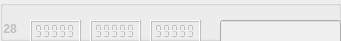
             <widget class="QGroupBox" name="markerBox_28">
              <property name="enabled">
               <bool>false</bool>
              </property>
              <property name="geometry">
               <rect>
                <x>0</x>
                <y>190</y>
                <width>341</width>
                <height>41</height>
               </rect>
              </property>
              <property name="title">
               <string notr="true"/>
              </property>
              <property name="flat">
               <bool>false</bool>
              </property>
              <widget class="QLCDNumber" name="X_28">
               <property name="geometry">
                <rect>
                 <x>30</x>
                 <y>20</y>
                 <width>51</width>
                 <height>23</height>
                </rect>
               </property>
               <property name="smallDecimalPoint">
                <bool>true</bool>
               </property>
               <property name="segmentStyle">
                <enum>QLCDNumber::Flat</enum>
               </property>
               <property name="value" stdset="0">
                <double>99999.000000000000000</double>
               </property>
              </widget>
              <widget class="QLCDNumber" name="Y_28">
               <property name="geometry">
                <rect>
                 <x>90</x>
                 <y>20</y>
                 <width>51</width>
                 <height>23</height>
                </rect>
               </property>
               <property name="smallDecimalPoint">
                <bool>true</bool>
               </property>
               <property name="segmentStyle">
                <enum>QLCDNumber::Flat</enum>
               </property>
               <property name="value" stdset="0">
                <double>99999.000000000000000</double>
               </property>
              </widget>
              <widget class="QLCDNumber" name="Z_28">
               <property name="geometry">
                <rect>
                 <x>150</x>
                 <y>20</y>
                 <width>51</width>
                 <height>23</height>
                </rect>
               </property>
               <property name="smallDecimalPoint">
                <bool>true</bool>
               </property>
               <property name="segmentStyle">
                <enum>QLCDNumber::Flat</enum>
               </property>
               <property name="value" stdset="0">
                <double>99999.000000000000000</double>
               </property>
              </widget>
              <widget class="QLineEdit" name="name_28">
               <property name="geometry">
                <rect>
                 <x>220</x>
                 <y>20</y>
                 <width>121</width>
                 <height>25</height>
                </rect>
               </property>
               <property name="sizePolicy">
                <sizepolicy hsizetype="Expanding" vsizetype="Fixed">
                 <horstretch>0</horstretch>
                 <verstretch>0</verstretch>
                </sizepolicy>
               </property>
              </widget>
              <widget class="QLabel" name="srn_28">
               <property name="enabled">
                <bool>false</bool>
               </property>
               <property name="geometry">
                <rect>
                 <x>0</x>
                 <y>20</y>
                 <width>21</width>
                 <height>17</height>
                </rect>
               </property>
               <property name="font">
                <font>
                 <weight>75</weight>
                 <bold>true</bold>
                </font>
               </property>
               <property name="text">
                <string> 28</string>
               </property>
              </widget>
             </widget>
